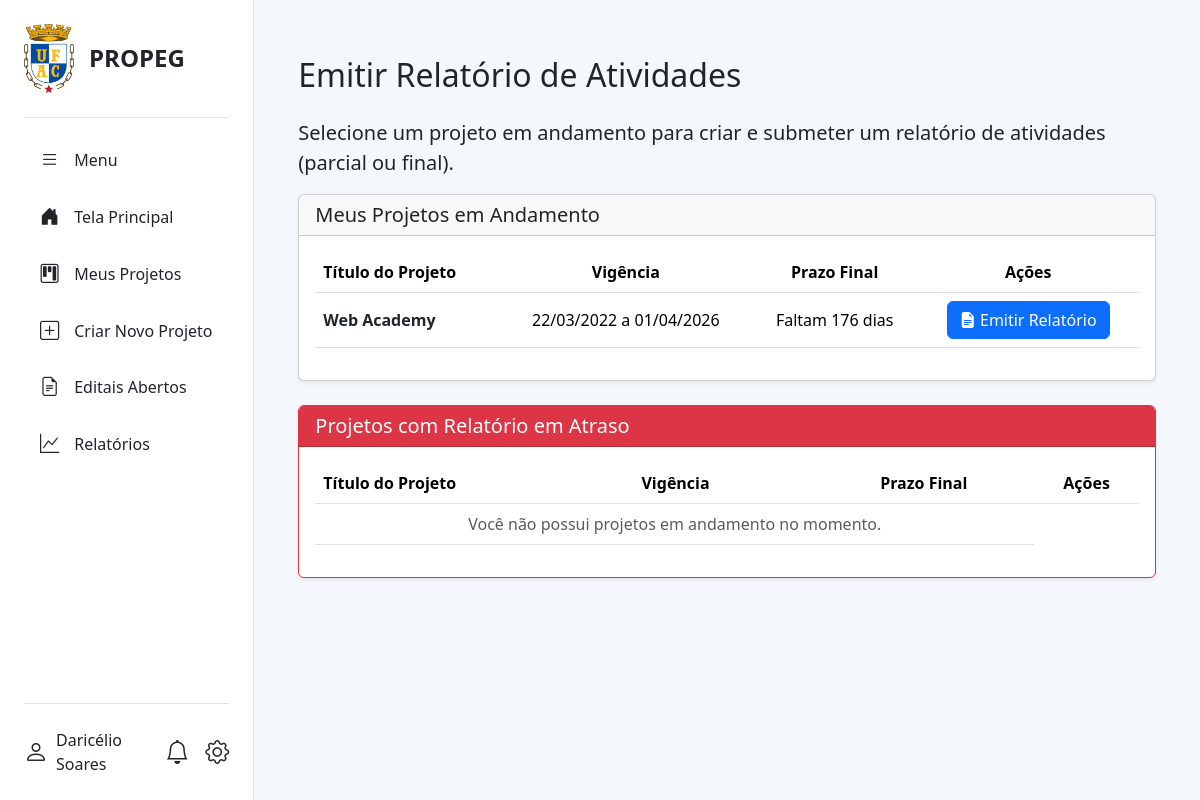
The page /projetos/projetos/relatorios/selecionar/ (signed in) on the database as committed earlier.
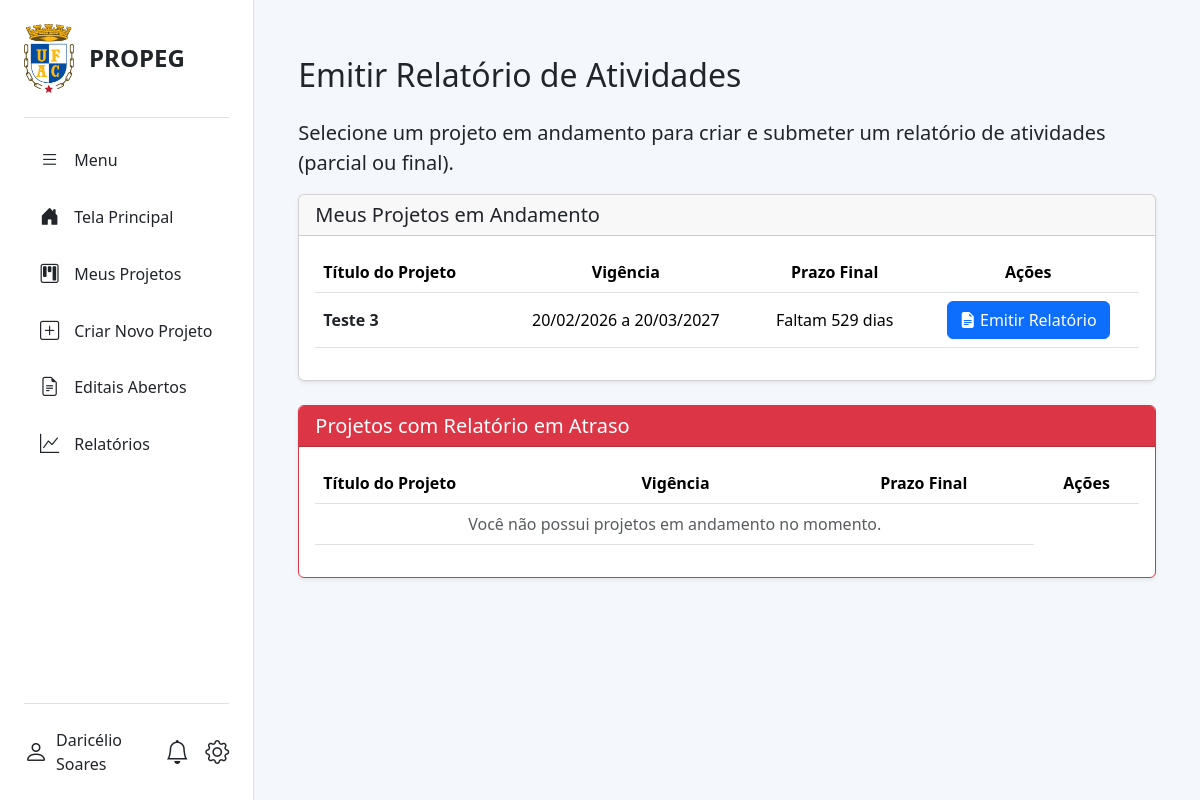
The same page on the database as committed later.
### projetos_institucionais/models.py (models this page shows, shortened)
class Projeto(models.Model):
    STATUS_CHOICES = [
        ('rascunho', 'Rascunho'),
        ('submetido', 'Submetido'),
        ('aguardando_conselho', 'Aguardando aprovação do conselho'),
        ('aprovado', 'Aprovado'),
        ('reprovado', 'Reprovado'),
        ('em_andamento', 'Em andamento'),
        ('aguardando_encerramento', 'Aguardando Encerramento'),
        ('encerrado', 'Encerrado'),
    ]
    titulo = models.CharField(max_length=255, blank=True, null=True)
    descricao = models.TextField(verbose_name="Descrição", blank=True, null=True)
    resumo = models.TextField(blank=True, null=True)
    introducao = models.TextField(verbose_name="Introdução", blank=True, null=True)
    objetivos = models.TextField(blank=True, null=True)
    metodologia = models.TextField(blank=True, null=True)
    resultados = models.TextField(blank=True, null=True)
    referencias = models.TextField(blank=True, null=True)
    data_inicio = models.DateField(verbose_name="Data de Início", blank=True, null=True)
    data_fim = models.DateField(verbose_name="Data de Fim", blank=True, null=True)
    status = models.CharField(max_length=30, choices=STATUS_CHOICES, default='rascunho')
    valor_fomento = models.DecimalField(max_digits=10, decimal_places=2, null=True, blank=True)
    etica_obrigatoria = models.BooleanField(default=False, verbose_name="Envolve Aspectos Éticos?", blank=True, null=True)
    eh_docente = models.BooleanField(default=False, verbose_name="É docente?", blank=True, null=True)
    eh_pesquisador = models.BooleanField(default=False, verbose_name="É pesquisador?", blank=True, null=True)
    eh_pesquisador_visitante = models.BooleanField(default=False, verbose_name="É pesquisador visitante?", blank=True, null=True)
    coordenador = models.ForeignKey(
        settings.AUTH_USER_MODEL,
        on_delete=models.PROTECT,
        related_name='projetos_coordenados'
    )
    curso = models.ForeignKey(
        CursoGraduacao,
        on_delete=models.SET_NULL,
        null=True,
        blank=True,
        verbose_name="Curso de Graduação"
    )
    centro_lotacao = models.ForeignKey(
        CentroLotacao,
        on_delete=models.PROTECT,
        verbose_name="Centro de Lotação",
        null=True,
        blank=True,
    )
    agencia_financiadora = models.ForeignKey(
        AgenciaFinanciadora,
        on_delete=models.SET_NULL,
        null=True,
        blank=True,
        verbose_name="Agência Financiadora"
    )
    tipo_etica = models.ForeignKey(
        TipoEtico,
        on_delete=models.SET_NULL,
        null=True,
        blank=True,
        verbose_name="Tipo Ético"
    )
    ods = models.ManyToManyField(ODS, blank=True)
    grupos_pesquisa = models.ManyToManyField(
        GrupoPesquisa,
        blank=True,
        verbose_name="Grupos de Pesquisa"
    )
    alunos = models.ManyToManyField(
        settings.AUTH_USER_MODEL,
        through='EquipeProjeto',
        related_name='projetos_participados',
        blank=True
    )
    participa_pos_graduacao = models.BooleanField(default=False, blank=True, null=True, verbose_name="Participa de Programa de Pós-Graduação?")
    programa_pos = models.ForeignKey(
        'ProgramaPos',
        on_delete=models.SET_NULL,
        null=True,
        blank=True,
        verbose_name="Programa de Pós-Graduação"
    )
    palavras_chave = models.CharField(max_length=255, blank=True, null=True, help_text="Separe por vírgulas. Ex.: Tecnologia, Educação, Web")
    parcerias = models.TextField(blank=True, null=True)
    imagem_capa = models.ImageField(
        upload_to='projetos_capas/',
        null=True,
        blank=True,
        verbose_name="Imagem de Capa",
    )
    edital = models.ForeignKey(
        Edital,
        on_delete=models.SET_NULL,
        null=True,
        blank=True,
        related_name='projetos',
        verbose_name="Edital Vinculado"
    )
    class Meta:
        ordering = ['-data_inicio']
        verbose_name = "Projeto"
        verbose_name_plural = "Projetos"

### projetos_institucionais/views.py (the view)
# urls.py: path('projetos/relatorios/selecionar/', views.listar_projetos_para_relatorio, name='relatorio_lista_projetos'),
@login_required
@coordenador_required
def listar_projetos_para_relatorio(request):
    hoje = date.today()
    projetos_sem_relatorio_final = Projeto.objects.filter(
        coordenador=request.user,
        status='em_andamento'
    ).exclude(relatorios__tipo='final')
    projetos_no_prazo = projetos_sem_relatorio_final.filter(data_fim__gte=hoje).order_by('data_fim')
    projetos_atrasados = projetos_sem_relatorio_final.filter(data_fim__lt=hoje).order_by('data_fim')
    for p in projetos_no_prazo: p.dias_restantes = (p.data_fim - hoje).days
    for p in projetos_atrasados: p.dias_atraso = abs((p.data_fim - hoje).days)
    contexto = {
        'projetos_no_prazo': projetos_no_prazo,
        'projetos_atrasados': projetos_atrasados,
    }
    return render(request, 'projetos_institucionais/relatorio_lista_projetos.html', contexto)

### projetos_institucionais/context_processors.py (called while the page is built)
def unread_notifications_context(request):
    if request.user.is_authenticated:
        unread_count = Notificacao.objects.filter(destinatario=request.user, lida=False).count()
        return {'unread_notifications_count': unread_count}
    return {}

### templates/projetos_institucionais/relatorio_lista_projetos.html (shortened to what the changed rows need)
{% extends "base2.html" %}
{% block content %}
<div class="container-fluid mt-4">
    <div class="d-flex justify-content-between align-items-center mb-3">
        <h2>Emitir Relatório de Atividades</h2>
    </div>
    <div class="card shadow-sm">
        <div class="card-body">
            <div class="table-responsive">
                <table class="table table-hover align-middle">
                    <thead>
                        <tr>
                            <th scope="col">Título do Projeto</th>
                            <th scope="col" class="text-center">Vigência</th>
                            <th scope="col" class="text-center">Prazo Final</th>
                            <th scope="col" class="text-center">Ações</th>
                        </tr>
                    </thead>
                    <tbody>
                        {% for projeto in projetos_no_prazo %}
                        <tr>
                            <td>
                                <a href="{% url 'projeto_detalhe' projeto.pk %}" class="text-dark fw-bold text-decoration-none">
                                    {{ projeto.titulo }}
                                </a>
                            </td>
                            <td class="text-center">{{ projeto.data_inicio|date:"d/m/Y" }} a {{ projeto.data_fim|date:"d/m/Y" }}</td>
                            <td class="text-center">
                                {% if projeto.dias_restantes is not None %}
                                    {% if projeto.dias_restantes > 0 %}
                                        Faltam {{ projeto.dias_restantes }} dia{{ projeto.dias_restantes|pluralize }}
                                    {% elif projeto.dias_restantes == 0 %}
                                        Termina hoje
                                    {% else %}
                                        <span class="text-danger fw-bold">
                                            Atrasado em {{ projeto.dias_atraso }} dia{{ projeto.dias_atraso|pluralize }}
                                        </span>
                                    {% endif %}
                                {% else %}
                                    <span class="text-muted">Não definida</span>
                                {% endif %}
                            </td>
                            <td class="text-center">
                                <a href="{% url 'relatorio_criar' projeto.pk %}" class="btn btn-primary">
                                    <i class="bi bi-file-earmark-text-fill"></i> Emitir Relatório
                                </a>
                            </td>
                        </tr>
                        {% empty %}
                        <tr>
                            <td colspan="3" class="text-center text-muted">Você não possui projetos em andamento no momento.</td>
                        </tr>
                        {% endfor %}
                    </tbody>
                </table>
            </div>
        </div>
    </div>
    <br>
    <div class="card shadow-sm border-danger">
        <div class="card-body">
            <div class="table-responsive">
                <table class="table table-hover align-middle">
                    <thead>
                        <tr>
                            <th scope="col">Título do Projeto</th>
                            <th scope="col">Vigência</th>
                            <th scope="col" class="text-center">Prazo Final</th>
                            <th scope="col" class="text-center">Ações</th>
                        </tr>
                    </thead>
                </table>
            </div>
        </div>
    </div>
</div>
{% endblock %}

Rows that differ between the two databases and show on the page:
no longer on this page (row edited): Projeto: titulo "Web Academy", data_inicio "22/03/2022", data_fim "01/04/2026", dias_restantes "176"
now on this page (row unchanged): Projeto: titulo "Teste 3", data_inicio "20/02/2026", data_fim "20/03/2027", dias_restantes "529"
